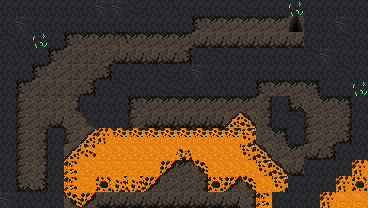

This is a level from a 2D game, rendered from its Tiled map with the project's own tilesets. A one-line summary and the complete map file follow:
An orthogonal 23x13 tile map with 16x16 px tiles, 2 tile layers (Tile Layer 1, Tile Layer 2), 3 tilesets and 5 objects (3x lava_blob, player_spawn, level_exit).

<map version="1.10" tiledversion="1.10.2" orientation="orthogonal" renderorder="right-down" width="23" height="13" tilewidth="16" tileheight="16" infinite="0" nextlayerid="10" nextobjectid="44">
 <tileset firstgid="1" source="Dungeon_Tileset_v2.tsx" />
 <tileset firstgid="101" source="cave_crawler.tsx" />
 <tileset firstgid="326" source="cave_crawler_v2.tsx" />
 <layer id="1" name="Tile Layer 1" width="23" height="13">
  <data encoding="csv">
3221225893,420,420,420,420,420,2684354980,421,1610613156,420,3221225892,420,420,420,3221225893,1610613156,420,420,1610613156,420,420,420,420,
420,420,421,420,420,420,420,420,420,420,2684354981,420,407,404,386,386,386,386,386,386,420,386,420,
2684354980,420,2684354980,420,407,404,404,1073742227,404,404,404,404,386,386,386,386,386,386,386,386,386,387,420,
420,3221225892,420,407,162,162,386,403,403,403,403,3221225879,420,2684354980,420,420,420,420,420,2684354980,420,420,420,
420,420,407,161,387,387,3221225879,420,420,3221225892,1610613156,420,3221225892,420,420,420,420,420,420,420,420,421,420,
2684354981,407,387,162,387,3221225879,420,2684354980,420,420,1610613156,1610613156,420,3221225892,420,420,0,0,0,0,420,420,420,
420,402,161,161,3221225879,420,420,420,0,0,0,0,0,0,0,0,0,420,0,0,0,0,420,
420,402,162,403,386,420,420,420,0,0,0,0,0,0,371,371,0,420,2684354980,0,0,0,420,
420,402,401,3221225893,402,372,372,372,372,371,371,371,371,371,371,371,0,0,420,0,0,0,420,
3221225892,402,401,420,371,371,371,371,371,371,371,371,371,371,371,371,371,0,0,0,0,420,3221225892,
420,402,161,161,371,371,372,372,372,372,372,0,371,371,371,371,371,371,0,420,420,420,372,
421,1610613143,3221225879,162,371,372,372,372,372,372,0,0,0,371,371,371,371,371,420,420,420,372,373,
3221225892,420,3221225892,420,371,372,0,0,0,0,0,0,0,0,403,403,371,420,420,420,372,373,373
</data>
 </layer>
 <layer id="5" name="Tile Layer 2" width="23" height="13">
  <data encoding="csv">
420,0,0,0,0,0,421,421,0,0,0,0,0,0,420,0,0,0,377,0,0,0,420,
0,421,420,0,0,0,0,0,0,0,420,0,0,0,404,404,404,404,391,420,420,421,0,
0,0,377,0,0,0,0,0,0,0,0,0,403,403,403,403,403,403,403,420,420,2684354980,0,
0,0,0,0,0,0,0,0,0,403,0,0,0,0,0,0,0,0,0,0,421,420,0,
0,0,0,0,0,0,0,0,0,0,0,0,421,0,0,484,0,0,420,0,0,2684354980,0,
420,0,0,0,0,0,0,0,0,0,0,0,0,0,0,0,407,404,404,2684354967,0,0,377,
0,0,0,0,401,0,0,0,407,404,404,404,404,404,404,404,401,0,1610613143,386,404,2684354967,0,
0,0,0,0,386,433,0,0,402,403,403,403,403,403,416,417,401,0,0,402,386,401,0,
0,0,0,420,402,416,326,327,327,327,327,327,327,327,327,328,386,2684354967,0,402,386,3221225879,0,
0,0,0,420,416,1610613079,0,0,0,0,0,357,0,0,0,328,417,386,404,403,3221225879,0,0,
0,0,401,420,341,0,0,0,0,0,432,404,431,0,0,0,328,417,403,0,0,0,326,
420,0,3221225879,420,341,0,342,358,358,432,386,386,401,342,432,431,0,328,0,0,0,326,342,
421,0,0,0,431,432,403,403,403,403,403,403,403,403,403,401,341,0,0,0,326,0,0
</data>
 </layer>
 <objectgroup id="2" name="Object Layer 1">
  <object id="1" name="player_spawn" x="33.4664" y="165.405">
   <point />
  </object>
  <object id="2" name="level_exit" x="291.562" y="29.3733">
   <point />
  </object>
  <object id="25" name="lava_blob" x="90.3779" y="163.932">
   <point />
  </object>
  <object id="27" name="lava_blob" x="76.3604" y="192.493">
   <point />
  </object>
  <object id="29" name="lava_blob" x="96.9636" y="187.475">
   <point />
  </object>
 </objectgroup>
</map>
